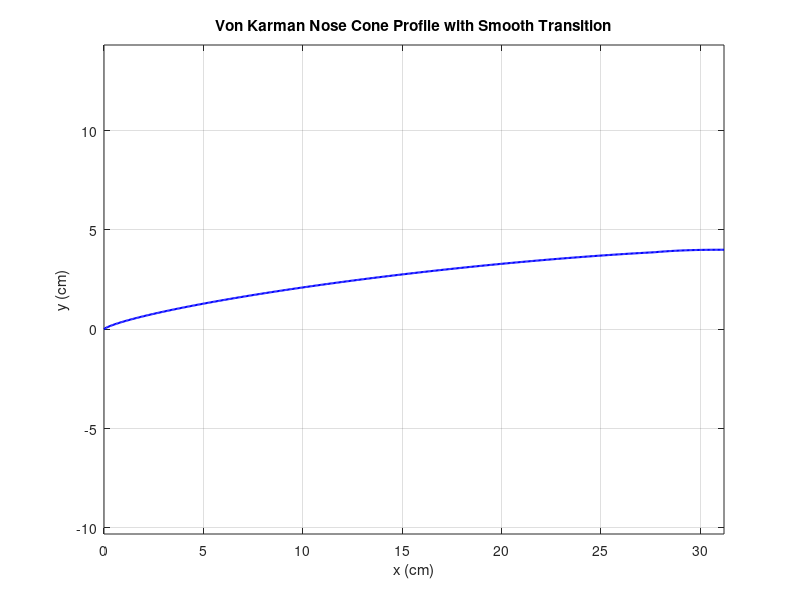

Reproduce this figure in MATLAB.
% MATLAB script for Von Karman nose cone profile with smooth transition to the base

% Parameters
R = 8 / 2; % Base radius in cm
L = 31.2; % Cone length in cm

% Number of intervals
n_points = 500;

% Generate x values (divide L into intervals)
x_values = linspace(0, L, n_points);

% Initialize y values
y_values = zeros(size(x_values));

% Calculate the Von Karman profile
theta = @(x) acos(1 - 2 * x / L); % Function for theta
y = @(theta) R * sqrt((theta - sin(2 * theta) / 2) / pi); % Function for y

% Transition parameters
transition_length = 3.4843; % Length over which the transition happens
transition_start_index = round(n_points * (L - transition_length) / L); % Starting index for transition

% Calculate the Von Karman profile with a smooth transition to the base
for i = 1:length(x_values)
    t = theta(x_values(i));
    if i >= transition_start_index
        % Smooth transition: blend from the Von Karman profile to a straight line (tangent at the base)
        transition_factor = (x_values(i) - x_values(transition_start_index)) / transition_length;
        % Smooth blend between Von Karman profile and a straight line with radius R
        y_values(i) = y(t) * (1 - transition_factor) + R * transition_factor;
    else
        % For the cone region, use the Von Karman profile
        y_values(i) = y(t);
    end
end

% Save to .txt file
file_path = 'Von_Karman_Profile_Transition.txt';
file_id = fopen(file_path, 'w');

% Write fixed header lines
fprintf(file_id, '3d = True\n');
fprintf(file_id, 'Fit = True\n');

% Write data in the format: z x y
for i = 1:length(x_values)
    fprintf(file_id, '0\t%.6f\t%.6f\n', x_values(i), y_values(i));
end

fclose(file_id);

% Plot the profile
figure;
plot(x_values, y_values, 'b-', 'LineWidth', 1.5);
xlabel('x (cm)');
ylabel('y (cm)');
title('Von Karman Nose Cone Profile with Smooth Transition');
grid on;
axis equal;

disp(['Profile data saved to ', file_path]);
